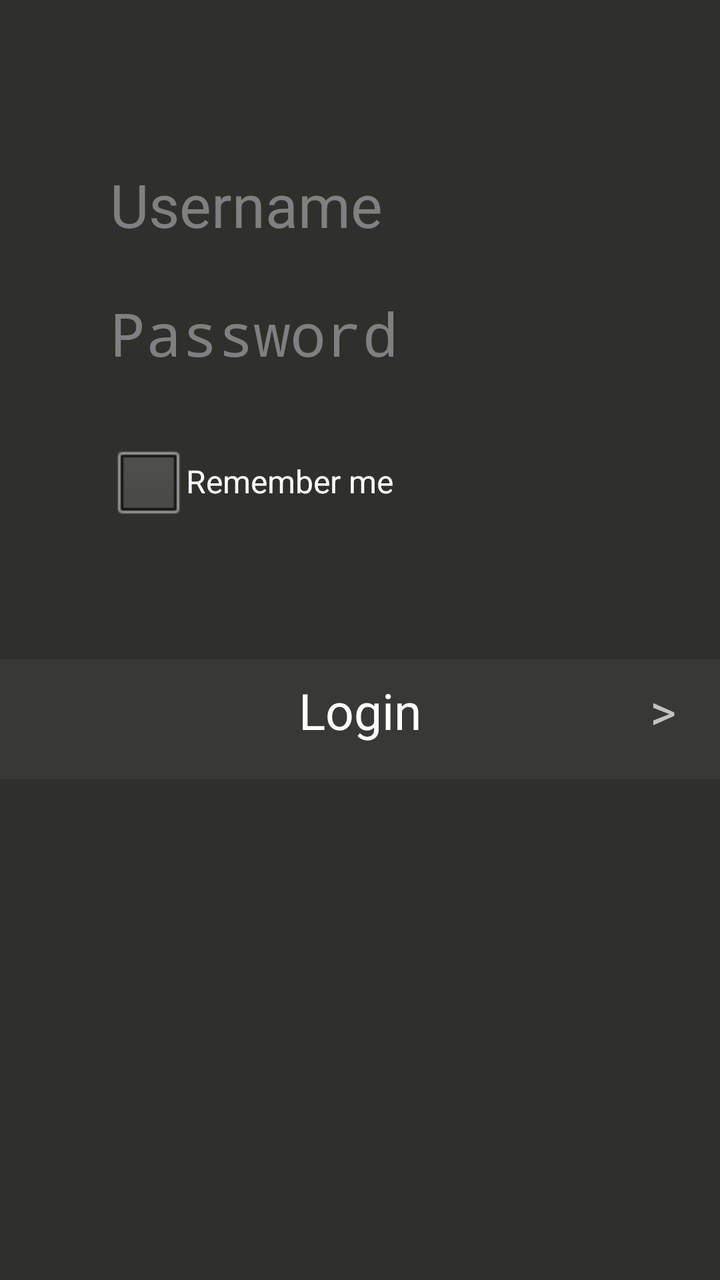
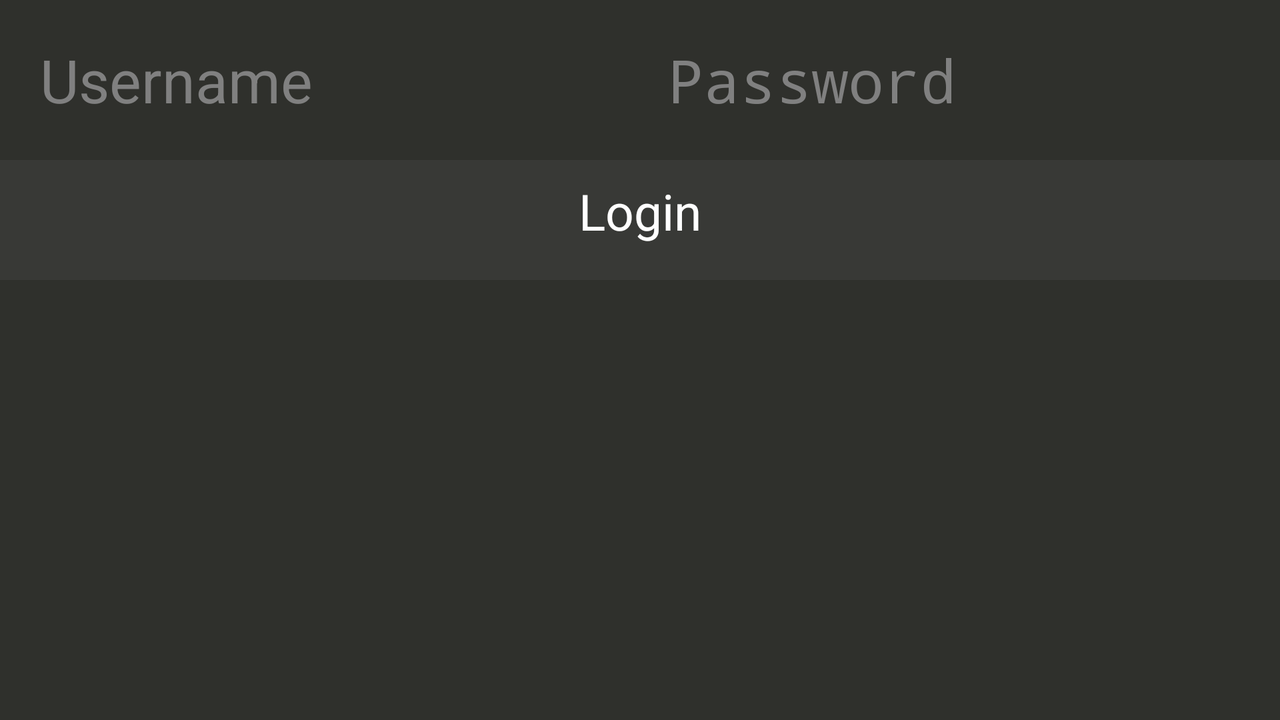

The same Android screen from two of the app's own layout files: first res/layout/ as a phone draws it, then the repository's variant for another configuration, drawn on a device whose configuration selects that folder. Both files follow.
<!-- AndroidManifest.xml: activity theme android:Theme.NoTitleBar.Fullscreen -->
<!-- res/layout/fragment_login.xml -->
<RelativeLayout xmlns:android="http://schemas.android.com/apk/res/android"
    xmlns:tools="http://schemas.android.com/tools"
    android:layout_width="fill_parent"
    android:layout_height="fill_parent"
    android:background="#2f302c"
    android:gravity="center_horizontal"
    android:orientation="vertical"
    android:theme="@android:style/Theme.NoTitleBar.Fullscreen" >

    <EditText
        android:id="@+id/usernameET"
        style="@android:style/TextAppearance.Holo.Widget.EditText"
        android:layout_width="250dp"
        android:layout_height="wrap_content"
        android:textSize="30sp"
        android:layout_alignParentTop="true"
        android:layout_centerHorizontal="true"
        android:layout_marginTop="82dp"
        android:ems="10"
        android:hint="Username"
        android:inputType="textUri"
        android:textColor="#d0d6d6"
        android:editable="true"
        android:selectAllOnFocus="true"
        android:autoText="false"
        android:background="@drawable/abc_ab_transparent_light_holo">

        <requestFocus />
    </EditText>

    <EditText
        android:id="@+id/passwordET"
        style="@android:style/TextAppearance.Holo.Widget.EditText"
        android:layout_width="250dp"
        android:layout_height="wrap_content"
        android:textSize="30sp"
        android:textColor="#ffffff"
        android:layout_below="@+id/usernameET"
        android:layout_centerHorizontal="true"
        android:layout_marginTop="24dp"
        android:ems="10"
        android:hint="Password"
        android:inputType="textPassword"
        android:background="@drawable/abc_ab_transparent_light_holo" />


    <Button
        android:id="@+id/submitLogin"
        android:layout_width="wrap_content"
        android:layout_height="wrap_content"
        android:layout_alignParentLeft="true"
        android:layout_alignParentRight="true"
        android:layout_below="@id/passwordET"
        android:layout_marginTop="143sp"
        android:alpha="0.1"
        android:background="#8E918F"
        android:height="60dp"
        android:onClick="login"
        android:textColor="#ffffff" />

    <TextView
        android:layout_width="wrap_content"
        android:layout_height="wrap_content"
        android:layout_alignBaseline="@+id/submitLogin"
        android:layout_alignBottom="@+id/submitLogin"
        android:layout_centerHorizontal="true"
        android:text="Login"
        android:textSize="25sp"
        android:textColor="#ffffff"
        android:id="@+id/textView2" />

    <TextView
        android:layout_width="wrap_content"
        android:layout_height="wrap_content"
        android:textAppearance="?android:attr/textAppearanceSmall"
        android:text=">"
        android:textSize="25sp"
        android:textColor="#c2c2c2"
        android:layout_alignBaseline="@+id/submitLogin"
        android:layout_alignBottom="@+id/submitLogin"
        android:layout_toRightOf="@+id/passwordET"
        android:layout_marginLeft="20sp"/>

    <CheckBox
        android:layout_width="wrap_content"
        android:layout_height="wrap_content"
        android:text="Remember me"
        android:id="@+id/rememberMe"
        android:layout_below="@id/passwordET"
        android:layout_marginTop="30dp"
        android:layout_alignLeft="@+id/passwordET"
        android:layout_alignStart="@+id/passwordET"
        android:checked="false"
        android:textColor="#ffffff" />


</RelativeLayout>
<!-- resources referenced by this layout -->
<resources>

</resources>
<!-- res/layout-normal-land/fragment_login.xml (the repository's variant of the layout above) -->
<!-- drawn on the phone turned sideways -->
<LinearLayout xmlns:android="http://schemas.android.com/apk/res/android"
    xmlns:tools="http://schemas.android.com/tools"
    android:layout_width="fill_parent"
    android:layout_height="fill_parent"
    android:background="#2f302c"
    android:orientation="vertical"
    android:theme="@android:style/Theme.NoTitleBar.Fullscreen" >

    <LinearLayout
        android:layout_width="match_parent"
        android:layout_height="80dp"
        android:padding="20sp"
        android:orientation="horizontal">
    <EditText
        android:id="@+id/usernameET"
        android:layout_width="0dp"
        android:layout_height="wrap_content"
        android:layout_weight="1"
        android:textSize="30sp"
        android:hint="Username"
        android:inputType="textUri"
        android:textColor="#d0d6d6"
        android:editable="true"
        android:selectAllOnFocus="true"
        android:background="@drawable/abc_ab_transparent_light_holo">

        <requestFocus />
    </EditText>
    <View
        android:layout_height="10dp"
        android:layout_weight=".1"
        android:layout_width="0dp">

    </View>
    <EditText
        android:id="@+id/passwordET"
        style="@android:style/TextAppearance.Holo.Widget.EditText"
        android:layout_width="0dp"
        android:layout_height="wrap_content"
        android:layout_weight="1"
        android:textSize="30sp"
        android:textColor="#ffffff"
        android:hint="Password"
        android:inputType="textPassword"
        android:background="@drawable/abc_ab_transparent_light_holo" />

    </LinearLayout>

    <LinearLayout
        android:layout_width="match_parent"
        android:layout_height="80dp"
        android:orientation="horizontal">
        <RelativeLayout
            android:layout_width="match_parent"
            android:layout_height="match_parent">
    <Button
        android:id="@+id/submitLogin"
        android:layout_width="match_parent"
        android:layout_height="wrap_content"
        android:layout_gravity=""
        android:alpha="0.1"
        android:background="#8E918F"
        android:height="60dp"
        android:onClick="login"
        android:textColor="#ffffff" />

    <TextView
        android:layout_width="wrap_content"
        android:layout_height="wrap_content"
        android:layout_alignBaseline="@+id/submitLogin"
        android:layout_centerInParent="true"
        android:text="Login"
        android:textSize="25sp"
        android:textColor="#ffffff"
        android:id="@+id/textView2" />
        </RelativeLayout>
</LinearLayout>


</LinearLayout>
